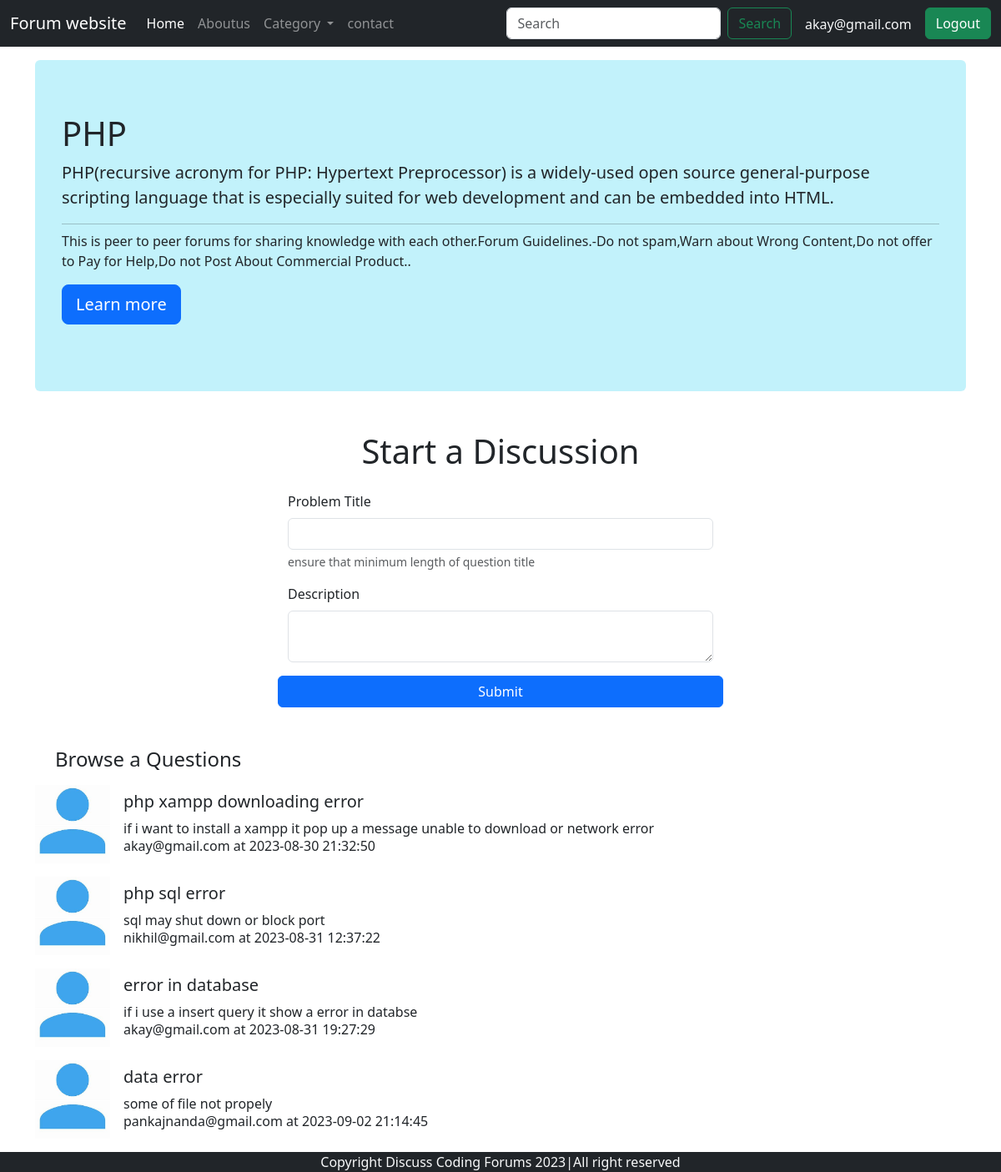
The app's page /forum/threadlist.php?catid=1 (signed in) with its own data.
### tables this page shows
CREATE TABLE `category` (
  `category_id` int(8) NOT NULL,
  `category_name` varchar(255) NOT NULL,
  `category_description` varchar(255) NOT NULL,
  `created_time` datetime NOT NULL DEFAULT current_timestamp()
);

CREATE TABLE `threads` (
  `thread_id` int(20) NOT NULL,
  `thread_title` varchar(255) NOT NULL,
  `thread_description` varchar(255) NOT NULL,
  `thread_category_id` int(20) NOT NULL,
  `thread_user_id` int(20) NOT NULL,
  `threadtimestamp` datetime NOT NULL DEFAULT current_timestamp()
);

CREATE TABLE `users` (
  `user_id` int(20) NOT NULL,
  `user_email` varchar(255) NOT NULL,
  `user_password` varchar(255) NOT NULL,
  `user_time` datetime NOT NULL DEFAULT current_timestamp()
);

### forum/threadlist.php (the view, shortened to what this page needs)
<!doctype html>
<html lang="en">
  <head>
    <link rel="stylesheet" href="https://cdn.jsdelivr.net/npm/bootstrap@4.0.0/dist/css/bootstrap.min.css">
    <link href="https://cdn.jsdelivr.net/npm/bootstrap@5.3.1/dist/css/bootstrap.min.css" rel="stylesheet">
  </head>
  <body>
  <?php require 'dbms.php'; ?>
    <?php require 'navbar.php'; ?>
    <?php
    $id=$_GET['catid'];
    $sql="SELECT * FROM `category` WHERE `category_id`= $id";
    $res=mysqli_query($conn,$sql);
    while($row=mysqli_fetch_assoc($res))
      {
        $catname=$row['category_name'];
        $catdesc=$row['category_description'];
      }
    ?>
<div class="container my-3">
<div class=" bg-info text-dark bg-opacity-25 rounded jumbotron">
  <h1 class="display-6"><?php echo"$catname"?></h1>
  <p class="lead"><?php echo"$catdesc"?></p>
  <hr class="my-2">
  <p>This is peer to peer forums for sharing knowledge with each other.Forum Guidelines.-Do not spam,Warn about Wrong Content,Do not offer to Pay for Help,Do not Post About Commercial Product..</p>
  <p class="lead">
    <a class="btn btn-primary btn-lg" href="#" role="button">Learn more</a>
  </p>
</div>
</div>
<?php
if(isset($_SESSION['loggedin'])&& $_SESSION['loggedin']==true)
{
echo'<div class="container mb-5 ">
  <h1 class="py-3 text-center">Start a Discussion</h1>
  <form action="', $_SERVER["REQUEST_URI"],'" method="POST">
      <div class="container row mx-auto col-10 col-md-8 col-lg-6">
  <div class="mb-3">
    <label for="questiontitle" class="form-label">Problem Title</label>
    <input type="text" name="question" class="form-control" id="email" aria-describedby="emailHelp">
    <div id="emailHelp" class="form-text">ensure that minimum length of question title</div>
  </div>
  <div class="mb-3">
    <label for="exampleInputPassword1" class="form-label">Description</label>
    <textarea name="description"  row="4" cols="50" class="form-control" id="textarea"> </textarea>
    <input type="hidden" name="user_id" value="',$_SESSION['user_id'],'">
  </div>
  <button type="submit" class="btn btn-primary">Submit</button>
      </div>
</form>
    </div>';
}
?>
  <div class="container mb-3 ">
    <h4 class="ml-4">Browse a Questions</h4>
</div>
  <?php
    $id=$_GET['catid'];
    $sql="SELECT * FROM `threads` WHERE `thread_category_id`= $id";
    $res=mysqli_query($conn,$sql);
    while($row=mysqli_fetch_assoc($res))
      {
        $threadid=$row['thread_id'];
        $threadtitle=$row['thread_title'];
        $threaddesc=$row['thread_description'];
        $threadtime=$row['threadtimestamp'];
        $threaduserid=$row['thread_user_id'];
        $sql2="SELECT * FROM `users` where `user_id`='$threaduserid'";
        $res2=mysqli_query($conn,$sql2);
        $row2=mysqli_fetch_assoc($res2);
       echo'<div class=" container mb-3">
       <div class="media">
  <img class="mr-3" src="../img/user.jfif"  width="90px" alt="Generic placeholder image">
  <div class="media-body">
    <h5 class="mt-2"> <a class=" text-decoration-none text-dark " href="thread.php?threadid=',$threadid,'">',$threadtitle,' </a></h5>',$threaddesc,'<br><h5 class="fs-6">',$row2['user_email'],'&nbspat ',$threadtime,
    '<h5>
  </div>
</div>
</div>';
      }
    ?>
<?php require 'footer.php'; ?>
  </body>
</html>

### records on screen
category: category_name "PHP", category_description "PHP(recursive acronym for PHP: Hypertext Preprocessor) is a widely-used open source general-purpose scripting language that is especially suited for web development and can be embedded into HTML."
threads: thread_title "php xampp downloading error", thread_description "if i want to install a xampp it pop up a message unable to download or network error", users.user_email "akay@gmail.com", threadtimestamp "2023-08-30 21:32:50"
threads: thread_title "php sql error", thread_description "sql may shut down or block port", users.user_email "nikhil@gmail.com", threadtimestamp "2023-08-31 12:37:22"
threads: thread_title "error in database", thread_description "if i use a insert query it show a error in databse", users.user_email "akay@gmail.com", threadtimestamp "2023-08-31 19:27:29"
threads: thread_title "data error", thread_description "some of file not propely", users.user_email "pankajnanda@gmail.com", threadtimestamp "2023-09-02 21:14:45"

### other values on screen
$_SESSION['loginemail'] "akay@gmail.com"
